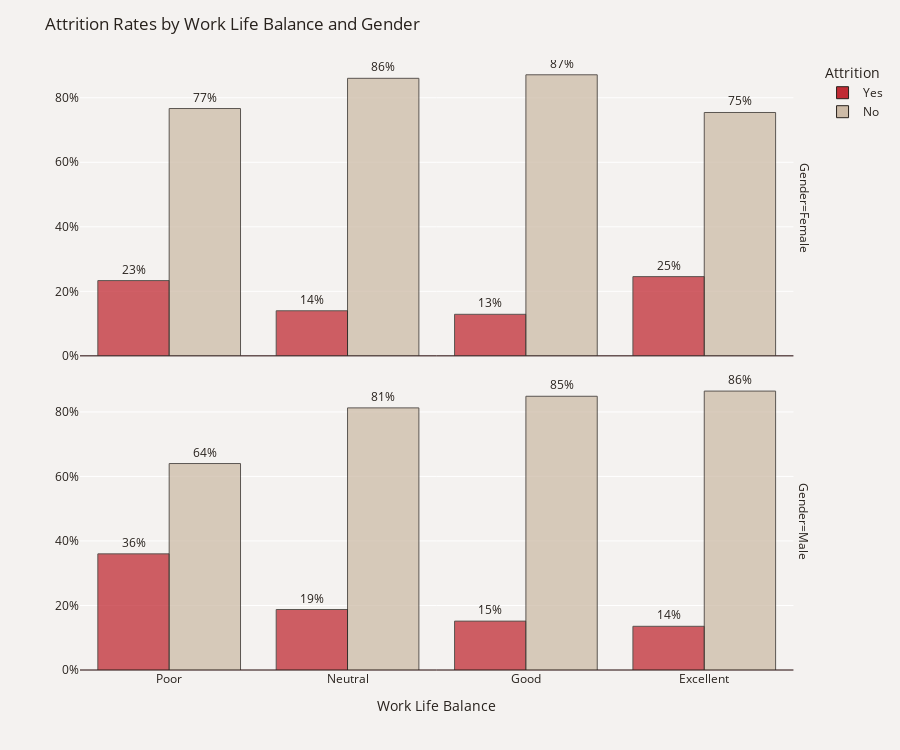

Notebook code cell kept with this figure:
### Markdown cell above
Women in Human Resources experienced the highest amount of turnover, with nearly 1 out of every 3 women in HR leaving the company. 
For men, the highest turnover occurred in the Sales department.

### Code cell
plot_df = data.groupby(['WorkLifeBalance','Gender'])['Attrition'].value_counts(normalize=True)
plot_df = plot_df.mul(100).rename('Percent').reset_index()
fig = px.bar(plot_df, x='WorkLifeBalance', y='Percent', color='Attrition',
             facet_row='Gender', text='Percent', opacity=0.75, barmode='group', 
             category_orders={'Attrition': ['Yes', 'No']},
             color_discrete_map={'Yes': '#C02B34','No': '#CDBBA7'})
fig.update_traces(texttemplate='%{text:.2s}%', textposition='outside', 
                  marker_line=dict(width=1, color='#28221D'))
fig.update_yaxes(title="",zeroline=True, zerolinewidth=1, zerolinecolor='#1F0202',ticksuffix = '%')
fig.update_layout(title_text='Attrition Rates by Work Life Balance and Gender',height=750,font_color='#28221D',
                  xaxis_title='Work Life Balance', paper_bgcolor='#F4F2F0', plot_bgcolor='#F4F2F0', 
                  xaxis = dict(tickmode = 'array', tickvals = [1, 2, 3, 4],
                               ticktext = ['Poor', 'Neutral', 'Good', 'Excellent']))
fig.show()

### Figure 1 — Plotly figure (JSON) as saved in the notebook; plotly's stock layout.template omitted (floating-point values rounded to 4 significant figures)
{"data": [{"alignmentgroup": "True", "hovertemplate": "Attrition=Yes<br>Gender=Female<br>WorkLifeBalance=%{x}<br>Percent=%{text}<extra></extra>", "legendgroup": "Yes", "marker": {"color": "#C02B34", "line": {"color": "#28221D", "width": 1}, "opacity": 0.75, "pattern": {"shape": ""}}, "name": "Yes", "offsetgroup": "Yes", "orientation": "v", "showlegend": true, "text": [23.33, 13.97, 12.88, 24.56], "textposition": "outside", "texttemplate": "%{text:.2s}%", "type": "bar", "x": [1, 2, 3, 4], "xaxis": "x2", "y": [23.33, 13.97, 12.88, 24.56], "yaxis": "y2"}, {"alignmentgroup": "True", "hovertemplate": "Attrition=Yes<br>Gender=Male<br>WorkLifeBalance=%{x}<br>Percent=%{text}<extra></extra>", "legendgroup": "Yes", "marker": {"color": "#C02B34", "line": {"color": "#28221D", "width": 1}, "opacity": 0.75, "pattern": {"shape": ""}}, "name": "Yes", "offsetgroup": "Yes", "orientation": "v", "showlegend": false, "text": [36, 18.75, 15.15, 13.54], "textposition": "outside", "texttemplate": "%{text:.2s}%", "type": "bar", "x": [1, 2, 3, 4], "xaxis": "x", "y": [36, 18.75, 15.15, 13.54], "yaxis": "y"}, {"alignmentgroup": "True", "hovertemplate": "Attrition=No<br>Gender=Female<br>WorkLifeBalance=%{x}<br>Percent=%{text}<extra></extra>", "legendgroup": "No", "marker": {"color": "#CDBBA7", "line": {"color": "#28221D", "width": 1}, "opacity": 0.75, "pattern": {"shape": ""}}, "name": "No", "offsetgroup": "No", "orientation": "v", "showlegend": true, "text": [76.67, 86.03, 87.12, 75.44], "textposition": "outside", "texttemplate": "%{text:.2s}%", "type": "bar", "x": [1, 2, 3, 4], "xaxis": "x2", "y": [76.67, 86.03, 87.12, 75.44], "yaxis": "y2"}, {"alignmentgroup": "True", "hovertemplate": "Attrition=No<br>Gender=Male<br>WorkLifeBalance=%{x}<br>Percent=%{text}<extra></extra>", "legendgroup": "No", "marker": {"color": "#CDBBA7", "line": {"color": "#28221D", "width": 1}, "opacity": 0.75, "pattern": {"shape": ""}}, "name": "No", "offsetgroup": "No", "orientation": "v", "showlegend": false, "text": [64, 81.25, 84.85, 86.46], "textposition": "outside", "texttemplate": "%{text:.2s}%", "type": "bar", "x": [1, 2, 3, 4], "xaxis": "x", "y": [64, 81.25, 84.85, 86.46], "yaxis": "y"}], "layout": {"annotations": [{"font": {}, "showarrow": false, "text": "Gender=Male", "textangle": 90, "x": 0.98, "xanchor": "left", "xref": "paper", "y": 0.2425, "yanchor": "middle", "yref": "paper"}, {"font": {}, "showarrow": false, "text": "Gender=Female", "textangle": 90, "x": 0.98, "xanchor": "left", "xref": "paper", "y": 0.7575, "yanchor": "middle", "yref": "paper"}], "barmode": "group", "font": {"color": "#28221D"}, "height": 750, "legend": {"title": {"text": "Attrition"}, "tracegroupgap": 0}, "margin": {"t": 60}, "paper_bgcolor": "#F4F2F0", "plot_bgcolor": "#F4F2F0", "title": {"text": "Attrition Rates by Work Life Balance and Gender"}, "xaxis": {"anchor": "y", "domain": [0, 0.98], "tickmode": "array", "ticktext": ["Poor", "Neutral", "Good", "Excellent"], "tickvals": [1, 2, 3, 4], "title": {"text": "Work Life Balance"}}, "xaxis2": {"anchor": "y2", "domain": [0, 0.98], "matches": "x", "showticklabels": false}, "yaxis": {"anchor": "x", "domain": [0, 0.485], "ticksuffix": "%", "title": {"text": ""}, "zeroline": true, "zerolinecolor": "#1F0202", "zerolinewidth": 1}, "yaxis2": {"anchor": "x2", "domain": [0.515, 1], "matches": "y", "ticksuffix": "%", "title": {"text": ""}, "zeroline": true, "zerolinecolor": "#1F0202", "zerolinewidth": 1}}}
